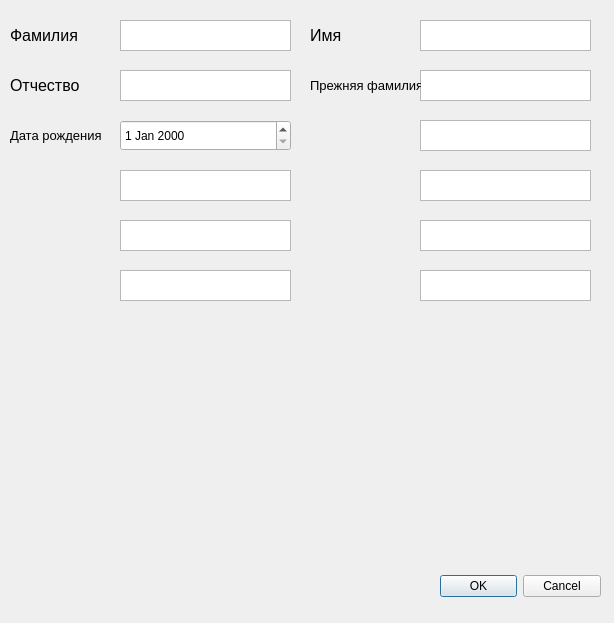
<?xml version="1.0" encoding="UTF-8"?>
<ui version="4.0">
 <class>Dialog</class>
 <widget class="QDialog" name="Dialog">
  <property name="geometry">
   <rect>
    <x>0</x>
    <y>0</y>
    <width>614</width>
    <height>623</height>
   </rect>
  </property>
  <property name="windowTitle">
   <string>Dialog</string>
  </property>
  <widget class="QDialogButtonBox" name="buttonBox">
   <property name="geometry">
    <rect>
     <x>440</x>
     <y>570</y>
     <width>161</width>
     <height>32</height>
    </rect>
   </property>
   <property name="orientation">
    <enum>Qt::Horizontal</enum>
   </property>
   <property name="standardButtons">
    <set>QDialogButtonBox::Cancel|QDialogButtonBox::Ok</set>
   </property>
  </widget>
  <widget class="QTextBrowser" name="textBrowser">
   <property name="geometry">
    <rect>
     <x>120</x>
     <y>20</y>
     <width>171</width>
     <height>31</height>
    </rect>
   </property>
  </widget>
  <widget class="QTextBrowser" name="textBrowser_2">
   <property name="geometry">
    <rect>
     <x>420</x>
     <y>20</y>
     <width>171</width>
     <height>31</height>
    </rect>
   </property>
  </widget>
  <widget class="QTextBrowser" name="textBrowser_3">
   <property name="geometry">
    <rect>
     <x>420</x>
     <y>70</y>
     <width>171</width>
     <height>31</height>
    </rect>
   </property>
  </widget>
  <widget class="QTextBrowser" name="textBrowser_4">
   <property name="geometry">
    <rect>
     <x>120</x>
     <y>70</y>
     <width>171</width>
     <height>31</height>
    </rect>
   </property>
  </widget>
  <widget class="QTextBrowser" name="textBrowser_6">
   <property name="geometry">
    <rect>
     <x>420</x>
     <y>120</y>
     <width>171</width>
     <height>31</height>
    </rect>
   </property>
  </widget>
  <widget class="QTextBrowser" name="textBrowser_7">
   <property name="geometry">
    <rect>
     <x>420</x>
     <y>170</y>
     <width>171</width>
     <height>31</height>
    </rect>
   </property>
  </widget>
  <widget class="QTextBrowser" name="textBrowser_8">
   <property name="geometry">
    <rect>
     <x>120</x>
     <y>170</y>
     <width>171</width>
     <height>31</height>
    </rect>
   </property>
  </widget>
  <widget class="QTextBrowser" name="textBrowser_9">
   <property name="geometry">
    <rect>
     <x>120</x>
     <y>220</y>
     <width>171</width>
     <height>31</height>
    </rect>
   </property>
  </widget>
  <widget class="QTextBrowser" name="textBrowser_10">
   <property name="geometry">
    <rect>
     <x>420</x>
     <y>220</y>
     <width>171</width>
     <height>31</height>
    </rect>
   </property>
  </widget>
  <widget class="QTextBrowser" name="textBrowser_11">
   <property name="geometry">
    <rect>
     <x>420</x>
     <y>270</y>
     <width>171</width>
     <height>31</height>
    </rect>
   </property>
  </widget>
  <widget class="QTextBrowser" name="textBrowser_12">
   <property name="geometry">
    <rect>
     <x>120</x>
     <y>270</y>
     <width>171</width>
     <height>31</height>
    </rect>
   </property>
  </widget>
  <widget class="QLabel" name="label_7">
   <property name="geometry">
    <rect>
     <x>10</x>
     <y>20</y>
     <width>111</width>
     <height>31</height>
    </rect>
   </property>
   <property name="font">
    <font>
     <pointsize>12</pointsize>
    </font>
   </property>
   <property name="text">
    <string>Фамилия</string>
   </property>
  </widget>
  <widget class="QLabel" name="label_8">
   <property name="geometry">
    <rect>
     <x>310</x>
     <y>20</y>
     <width>111</width>
     <height>31</height>
    </rect>
   </property>
   <property name="font">
    <font>
     <pointsize>12</pointsize>
    </font>
   </property>
   <property name="text">
    <string>Имя</string>
   </property>
  </widget>
  <widget class="QLabel" name="label_9">
   <property name="geometry">
    <rect>
     <x>10</x>
     <y>70</y>
     <width>111</width>
     <height>31</height>
    </rect>
   </property>
   <property name="font">
    <font>
     <pointsize>12</pointsize>
    </font>
   </property>
   <property name="text">
    <string>Отчество</string>
   </property>
  </widget>
  <widget class="QLabel" name="label_10">
   <property name="geometry">
    <rect>
     <x>310</x>
     <y>70</y>
     <width>111</width>
     <height>31</height>
    </rect>
   </property>
   <property name="font">
    <font>
     <pointsize>10</pointsize>
    </font>
   </property>
   <property name="text">
    <string>Прежняя фамилия</string>
   </property>
  </widget>
  <widget class="QDateEdit" name="dateEdit">
   <property name="geometry">
    <rect>
     <x>120</x>
     <y>120</y>
     <width>171</width>
     <height>31</height>
    </rect>
   </property>
  </widget>
  <widget class="QLabel" name="label_11">
   <property name="geometry">
    <rect>
     <x>10</x>
     <y>120</y>
     <width>111</width>
     <height>31</height>
    </rect>
   </property>
   <property name="font">
    <font>
     <pointsize>10</pointsize>
    </font>
   </property>
   <property name="text">
    <string>Дата рождения</string>
   </property>
  </widget>
 </widget>
 <resources/>
 <connections>
  <connection>
   <sender>buttonBox</sender>
   <signal>accepted()</signal>
   <receiver>Dialog</receiver>
   <slot>accept()</slot>
   <hints>
    <hint type="sourcelabel">
     <x>248</x>
     <y>254</y>
    </hint>
    <hint type="destinationlabel">
     <x>157</x>
     <y>274</y>
    </hint>
   </hints>
  </connection>
  <connection>
   <sender>buttonBox</sender>
   <signal>rejected()</signal>
   <receiver>Dialog</receiver>
   <slot>reject()</slot>
   <hints>
    <hint type="sourcelabel">
     <x>316</x>
     <y>260</y>
    </hint>
    <hint type="destinationlabel">
     <x>286</x>
     <y>274</y>
    </hint>
   </hints>
  </connection>
 </connections>
</ui>
